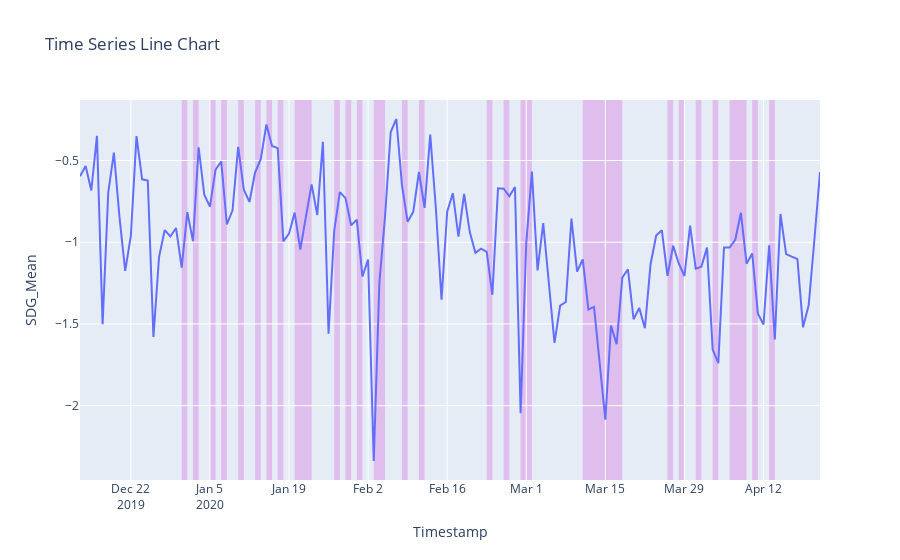

The code cell stored with this chart in its notebook:
### Markdown cell above
# SGD score

### Code cell
df_GOOGL = df_sdg.loc[df_sdg['Ticker'] == 'GOOGL'].copy()
df_GOOGL['Timestamp'] = df_GOOGL['Timestamp'].apply(pd.to_datetime, errors='coerce')
df_GOOGL_late = df_GOOGL[df_GOOGL['Timestamp']>'2019-12-12']

lineC = px.line(df_GOOGL_late, x="Timestamp", y="SDG_Mean", title='Time Series Line Chart')
mask = df_GOOGL_late["Timestamp"].isin(df_time["Date"].unique())

df1 = df_GOOGL_late[mask].groupby((~mask).cumsum())['Timestamp'].agg(['first','last'])

fillcolor = 'rgba(200,0,200,0.2)'
layer = 'below'

for index, row in df1.iterrows():
        #print(row['first'], row['last'])
        lineC.add_shape(type="rect",
        xref="x",
        yref="paper",
        x0=row['first'],
        y0=0,
        x1=row['last'] + datetime.timedelta(days=1),
        y1=1,
        line=dict(color="rgba(0,0,0,0)",width=3,),
        fillcolor=fillcolor,
        layer=layer)

lineC.update_layout()

lineC.show()

### Figure 1 — Plotly figure (JSON) as saved in the notebook; plotly's stock layout.template omitted (floating-point values rounded to 4 significant figures; data arrays with more than 128 entries replaced by an {"elided": "..."} marker saying what was removed)
{"data": [{"hovertemplate": "Timestamp=%{x}<br>SDG_Mean=%{y}<extra></extra>", "legendgroup": "", "line": {"color": "#636efa", "dash": "solid"}, "marker": {"symbol": "circle"}, "mode": "lines", "name": "", "orientation": "v", "showlegend": false, "type": "scatter", "x": {"elided": "132 str values"}, "xaxis": "x", "y": {"elided": "132 float values"}, "yaxis": "y"}], "layout": {"legend": {"tracegroupgap": 0}, "shapes": [{"fillcolor": "rgba(200,0,200,0.2)", "layer": "below", "line": {"color": "rgba(0,0,0,0)", "width": 3}, "type": "rect", "x0": "2019-12-31T00:00:00", "x1": "2020-01-01T00:00:00", "xref": "x", "y0": 0, "y1": 1, "yref": "paper"}, {"fillcolor": "rgba(200,0,200,0.2)", "layer": "below", "line": {"color": "rgba(0,0,0,0)", "width": 3}, "type": "rect", "x0": "2020-01-02T00:00:00", "x1": "2020-01-03T00:00:00", "xref": "x", "y0": 0, "y1": 1, "yref": "paper"}, {"fillcolor": "rgba(200,0,200,0.2)", "layer": "below", "line": {"color": "rgba(0,0,0,0)", "width": 3}, "type": "rect", "x0": "2020-01-05T00:00:00", "x1": "2020-01-06T00:00:00", "xref": "x", "y0": 0, "y1": 1, "yref": "paper"}, {"fillcolor": "rgba(200,0,200,0.2)", "layer": "below", "line": {"color": "rgba(0,0,0,0)", "width": 3}, "type": "rect", "x0": "2020-01-07T00:00:00", "x1": "2020-01-08T00:00:00", "xref": "x", "y0": 0, "y1": 1, "yref": "paper"}, {"fillcolor": "rgba(200,0,200,0.2)", "layer": "below", "line": {"color": "rgba(0,0,0,0)", "width": 3}, "type": "rect", "x0": "2020-01-10T00:00:00", "x1": "2020-01-11T00:00:00", "xref": "x", "y0": 0, "y1": 1, "yref": "paper"}, {"fillcolor": "rgba(200,0,200,0.2)", "layer": "below", "line": {"color": "rgba(0,0,0,0)", "width": 3}, "type": "rect", "x0": "2020-01-13T00:00:00", "x1": "2020-01-14T00:00:00", "xref": "x", "y0": 0, "y1": 1, "yref": "paper"}, {"fillcolor": "rgba(200,0,200,0.2)", "layer": "below", "line": {"color": "rgba(0,0,0,0)", "width": 3}, "type": "rect", "x0": "2020-01-15T00:00:00", "x1": "2020-01-16T00:00:00", "xref": "x", "y0": 0, "y1": 1, "yref": "paper"}, {"fillcolor": "rgba(200,0,200,0.2)", "layer": "below", "line": {"color": "rgba(0,0,0,0)", "width": 3}, "type": "rect", "x0": "2020-01-17T00:00:00", "x1": "2020-01-18T00:00:00", "xref": "x", "y0": 0, "y1": 1, "yref": "paper"}, {"fillcolor": "rgba(200,0,200,0.2)", "layer": "below", "line": {"color": "rgba(0,0,0,0)", "width": 3}, "type": "rect", "x0": "2020-01-20T00:00:00", "x1": "2020-01-23T00:00:00", "xref": "x", "y0": 0, "y1": 1, "yref": "paper"}, {"fillcolor": "rgba(200,0,200,0.2)", "layer": "below", "line": {"color": "rgba(0,0,0,0)", "width": 3}, "type": "rect", "x0": "2020-01-27T00:00:00", "x1": "2020-01-28T00:00:00", "xref": "x", "y0": 0, "y1": 1, "yref": "paper"}, {"fillcolor": "rgba(200,0,200,0.2)", "layer": "below", "line": {"color": "rgba(0,0,0,0)", "width": 3}, "type": "rect", "x0": "2020-01-29T00:00:00", "x1": "2020-01-30T00:00:00", "xref": "x", "y0": 0, "y1": 1, "yref": "paper"}, {"fillcolor": "rgba(200,0,200,0.2)", "layer": "below", "line": {"color": "rgba(0,0,0,0)", "width": 3}, "type": "rect", "x0": "2020-01-31T00:00:00", "x1": "2020-02-01T00:00:00", "xref": "x", "y0": 0, "y1": 1, "yref": "paper"}, {"fillcolor": "rgba(200,0,200,0.2)", "layer": "below", "line": {"color": "rgba(0,0,0,0)", "width": 3}, "type": "rect", "x0": "2020-02-03T00:00:00", "x1": "2020-02-05T00:00:00", "xref": "x", "y0": 0, "y1": 1, "yref": "paper"}, {"fillcolor": "rgba(200,0,200,0.2)", "layer": "below", "line": {"color": "rgba(0,0,0,0)", "width": 3}, "type": "rect", "x0": "2020-02-08T00:00:00", "x1": "2020-02-09T00:00:00", "xref": "x", "y0": 0, "y1": 1, "yref": "paper"}, {"fillcolor": "rgba(200,0,200,0.2)", "layer": "below", "line": {"color": "rgba(0,0,0,0)", "width": 3}, "type": "rect", "x0": "2020-02-11T00:00:00", "x1": "2020-02-12T00:00:00", "xref": "x", "y0": 0, "y1": 1, "yref": "paper"}, {"fillcolor": "rgba(200,0,200,0.2)", "layer": "below", "line": {"color": "rgba(0,0,0,0)", "width": 3}, "type": "rect", "x0": "2020-02-23T00:00:00", "x1": "2020-02-24T00:00:00", "xref": "x", "y0": 0, "y1": 1, "yref": "paper"}, {"fillcolor": "rgba(200,0,200,0.2)", "layer": "below", "line": {"color": "rgba(0,0,0,0)", "width": 3}, "type": "rect", "x0": "2020-02-26T00:00:00", "x1": "2020-02-27T00:00:00", "xref": "x", "y0": 0, "y1": 1, "yref": "paper"}, {"fillcolor": "rgba(200,0,200,0.2)", "layer": "below", "line": {"color": "rgba(0,0,0,0)", "width": 3}, "type": "rect", "x0": "2020-02-29T00:00:00", "x1": "2020-03-02T00:00:00", "xref": "x", "y0": 0, "y1": 1, "yref": "paper"}, {"fillcolor": "rgba(200,0,200,0.2)", "layer": "below", "line": {"color": "rgba(0,0,0,0)", "width": 3}, "type": "rect", "x0": "2020-03-11T00:00:00", "x1": "2020-03-18T00:00:00", "xref": "x", "y0": 0, "y1": 1, "yref": "paper"}, {"fillcolor": "rgba(200,0,200,0.2)", "layer": "below", "line": {"color": "rgba(0,0,0,0)", "width": 3}, "type": "rect", "x0": "2020-03-26T00:00:00", "x1": "2020-03-27T00:00:00", "xref": "x", "y0": 0, "y1": 1, "yref": "paper"}, {"fillcolor": "rgba(200,0,200,0.2)", "layer": "below", "line": {"color": "rgba(0,0,0,0)", "width": 3}, "type": "rect", "x0": "2020-03-28T00:00:00", "x1": "2020-03-29T00:00:00", "xref": "x", "y0": 0, "y1": 1, "yref": "paper"}, {"fillcolor": "rgba(200,0,200,0.2)", "layer": "below", "line": {"color": "rgba(0,0,0,0)", "width": 3}, "type": "rect", "x0": "2020-03-31T00:00:00", "x1": "2020-04-01T00:00:00", "xref": "x", "y0": 0, "y1": 1, "yref": "paper"}, {"fillcolor": "rgba(200,0,200,0.2)", "layer": "below", "line": {"color": "rgba(0,0,0,0)", "width": 3}, "type": "rect", "x0": "2020-04-03T00:00:00", "x1": "2020-04-04T00:00:00", "xref": "x", "y0": 0, "y1": 1, "yref": "paper"}, {"fillcolor": "rgba(200,0,200,0.2)", "layer": "below", "line": {"color": "rgba(0,0,0,0)", "width": 3}, "type": "rect", "x0": "2020-04-06T00:00:00", "x1": "2020-04-09T00:00:00", "xref": "x", "y0": 0, "y1": 1, "yref": "paper"}, {"fillcolor": "rgba(200,0,200,0.2)", "layer": "below", "line": {"color": "rgba(0,0,0,0)", "width": 3}, "type": "rect", "x0": "2020-04-10T00:00:00", "x1": "2020-04-11T00:00:00", "xref": "x", "y0": 0, "y1": 1, "yref": "paper"}, {"fillcolor": "rgba(200,0,200,0.2)", "layer": "below", "line": {"color": "rgba(0,0,0,0)", "width": 3}, "type": "rect", "x0": "2020-04-13T00:00:00", "x1": "2020-04-14T00:00:00", "xref": "x", "y0": 0, "y1": 1, "yref": "paper"}], "title": {"text": "Time Series Line Chart"}, "xaxis": {"anchor": "y", "domain": [0, 1], "title": {"text": "Timestamp"}}, "yaxis": {"anchor": "x", "domain": [0, 1], "title": {"text": "SDG_Mean"}}}}
